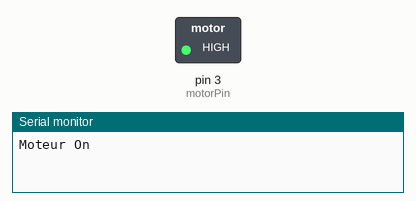
The sketch below on a simulated Arduino Uno, built with avr-gcc and run on an emulated ATmega328P. Parts: switched loads named in the sketch (green lamp = pin HIGH), the last lines printed to the serial monitor.

Above: at 1.0 s.
At 3.0 s:
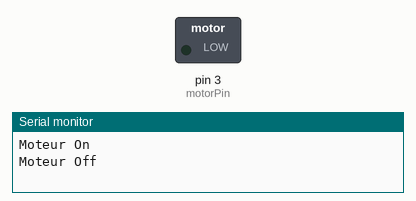
Timing chart, 0 to 5.2 s (numbered marks = the images above):
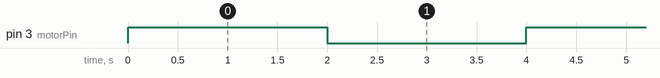

Measured:
- by itself, pin 3 (motorPin): alternates HIGH for 2.0 s and LOW for 2.0 s

The sketch:

Arduino_Tutorial_1_Continuous_Motor.ino
```cpp
/**
 * MakiBot Lab
 *
 * Arduino Tutorial #1: Continuous Motor
 * 25-05-2017
 */
int motorPin = 3;

void setup()
{
  // Open serial port
  Serial.begin(9600);

  pinMode(motorPin, OUTPUT);
}

void loop()
{
  Serial.println("Moteur On");

  digitalWrite(motorPin, HIGH); // le moteur se lance
  delay(2000);

  Serial.println("Moteur Off");

  digitalWrite(motorPin, LOW); // le moteur s'arrête
  delay(2000);
}
```
